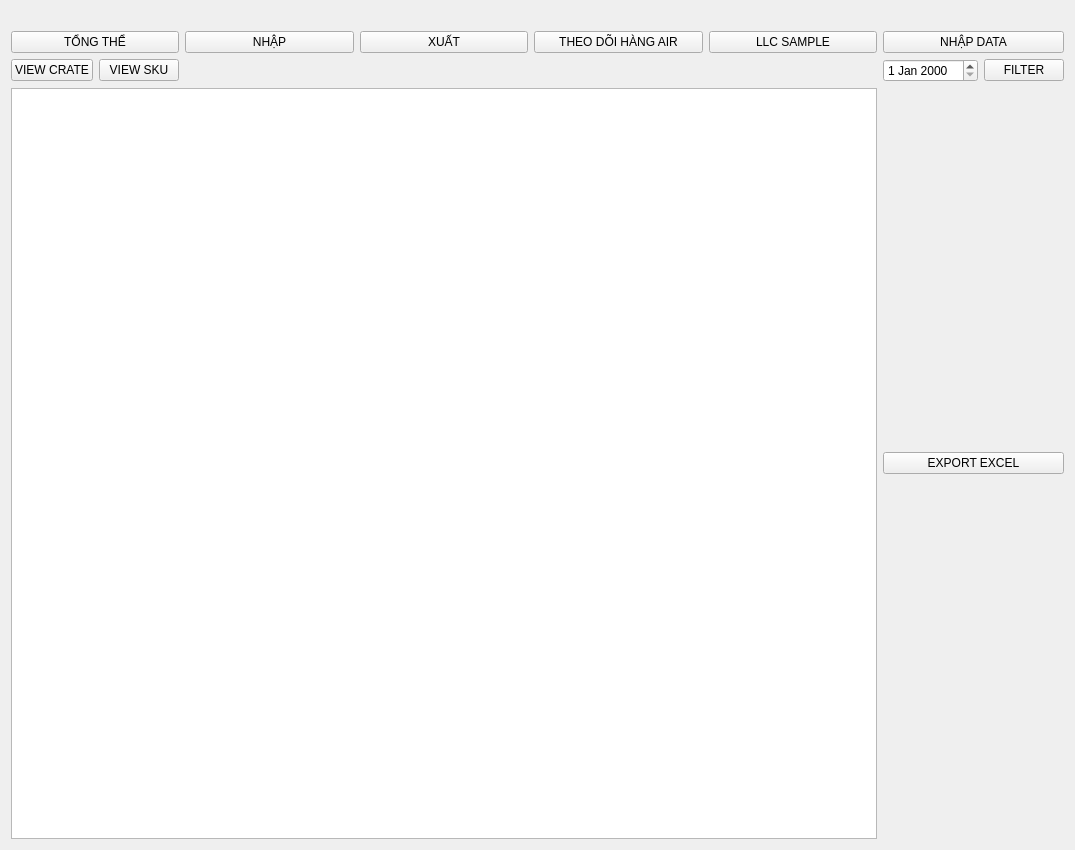
<?xml version="1.0" encoding="UTF-8"?>
<ui version="4.0">
 <class>WHForm</class>
 <widget class="QWidget" name="WHForm">
  <property name="geometry">
   <rect>
    <x>0</x>
    <y>0</y>
    <width>1075</width>
    <height>850</height>
   </rect>
  </property>
  <property name="windowTitle">
   <string>Form</string>
  </property>
  <layout class="QGridLayout" name="gridLayout">
   <item row="0" column="0">
    <widget class="QLabel" name="label">
     <property name="text">
      <string/>
     </property>
     <property name="pixmap">
      <pixmap resource="resources.qrc">:/images/tlclogo3.jpg</pixmap>
     </property>
     <property name="alignment">
      <set>Qt::AlignCenter</set>
     </property>
    </widget>
   </item>
   <item row="3" column="1">
    <widget class="QPushButton" name="exportexcelButton">
     <property name="text">
      <string>EXPORT EXCEL</string>
     </property>
    </widget>
   </item>
   <item row="2" column="1">
    <layout class="QHBoxLayout" name="horizontalLayout_2">
     <item>
      <widget class="QDateEdit" name="dateEdit">
       <property name="sizePolicy">
        <sizepolicy hsizetype="Fixed" vsizetype="Fixed">
         <horstretch>0</horstretch>
         <verstretch>0</verstretch>
        </sizepolicy>
       </property>
      </widget>
     </item>
     <item>
      <widget class="QPushButton" name="filterButton">
       <property name="sizePolicy">
        <sizepolicy hsizetype="Fixed" vsizetype="Fixed">
         <horstretch>0</horstretch>
         <verstretch>0</verstretch>
        </sizepolicy>
       </property>
       <property name="text">
        <string>FILTER</string>
       </property>
      </widget>
     </item>
    </layout>
   </item>
   <item row="3" column="0">
    <widget class="QTableView" name="tableView"/>
   </item>
   <item row="2" column="0">
    <layout class="QFormLayout" name="formLayout">
     <item row="0" column="0">
      <widget class="QPushButton" name="viewcrateButton">
       <property name="sizePolicy">
        <sizepolicy hsizetype="Fixed" vsizetype="Fixed">
         <horstretch>0</horstretch>
         <verstretch>0</verstretch>
        </sizepolicy>
       </property>
       <property name="text">
        <string>VIEW CRATE</string>
       </property>
      </widget>
     </item>
     <item row="0" column="1">
      <widget class="QPushButton" name="viewSKUButton">
       <property name="sizePolicy">
        <sizepolicy hsizetype="Fixed" vsizetype="Fixed">
         <horstretch>0</horstretch>
         <verstretch>0</verstretch>
        </sizepolicy>
       </property>
       <property name="text">
        <string>VIEW SKU</string>
       </property>
      </widget>
     </item>
    </layout>
   </item>
   <item row="1" column="0">
    <layout class="QHBoxLayout" name="horizontalLayout">
     <item>
      <widget class="QPushButton" name="NXTButton">
       <property name="text">
        <string>TỔNG THỂ</string>
       </property>
      </widget>
     </item>
     <item>
      <widget class="QPushButton" name="nhapButton">
       <property name="text">
        <string>NHẬP</string>
       </property>
      </widget>
     </item>
     <item>
      <widget class="QPushButton" name="xuatButton">
       <property name="text">
        <string>XUẤT</string>
       </property>
      </widget>
     </item>
     <item>
      <widget class="QPushButton" name="theodoiairButton">
       <property name="text">
        <string>THEO DÕI HÀNG AIR</string>
       </property>
      </widget>
     </item>
     <item>
      <widget class="QPushButton" name="LLCsampleButton">
       <property name="text">
        <string>LLC SAMPLE</string>
       </property>
      </widget>
     </item>
    </layout>
   </item>
   <item row="1" column="1">
    <widget class="QPushButton" name="inputdataButton">
     <property name="text">
      <string>NHẬP DATA</string>
     </property>
    </widget>
   </item>
  </layout>
 </widget>
 <resources>
  <include location="resources.qrc"/>
 </resources>
 <connections/>
</ui>
